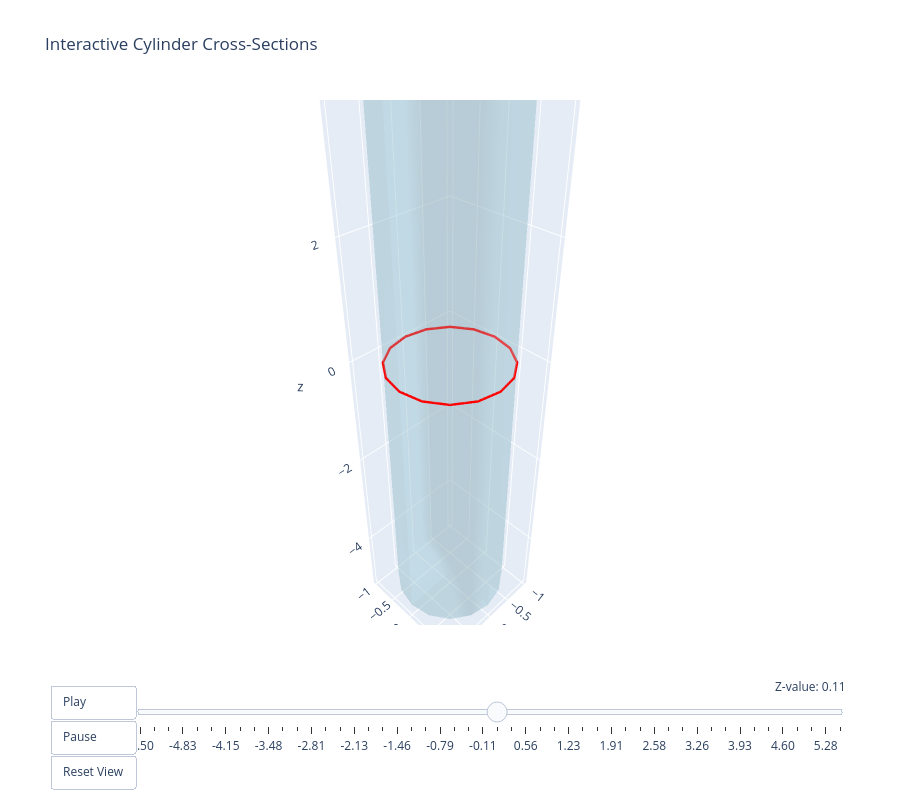

This figure's notebook cell:
### Markdown cell above
## Interactive Cross-Sections

### Code cell
mm.visualize_mesh_slice_interactive(
    title="Interactive Cylinder Cross-Sections",
    slice_color="red",
    mesh_color="lightblue",
    mesh_opacity=0.3
)

### Figure 1 — Plotly figure (JSON) as saved in the notebook; plotly's stock layout.template omitted (floating-point values rounded to 4 significant figures)
{"data": [{"color": "lightblue", "i": [1, 1, 2, 2, 4, 4, 5, 5, 6, 6, 7, 7, 8, 8, 9, 9, 10, 10, 11, 11, 12, 12, 13, 13, 14, 14, 15, 15, 16, 16, 17, 17, 18, 18, 19, 19, 20, 20, 21, 21, 22, 22, 23, 23, 24, 24, 25, 25, 26, 26, 27, 27, 28, 28, 29, 29, 30, 30, 31, 31, 32, 32, 33, 33], "j": [0, 4, 4, 5, 0, 6, 6, 7, 0, 8, 8, 9, 0, 10, 10, 11, 0, 12, 12, 13, 0, 14, 14, 15, 0, 16, 16, 17, 0, 18, 18, 19, 0, 20, 20, 21, 0, 22, 22, 23, 0, 24, 24, 25, 0, 26, 26, 27, 0, 28, 28, 29, 0, 30, 30, 31, 0, 32, 32, 33, 0, 1, 1, 2], "k": [4, 2, 5, 3, 6, 5, 7, 3, 8, 7, 9, 3, 10, 9, 11, 3, 12, 11, 13, 3, 14, 13, 15, 3, 16, 15, 17, 3, 18, 17, 19, 3, 20, 19, 21, 3, 22, 21, 23, 3, 24, 23, 25, 3, 26, 25, 27, 3, 28, 27, 29, 3, 30, 29, 31, 3, 32, 31, 33, 3, 1, 33, 2, 3], "name": "Mesh", "opacity": 0.3, "type": "mesh3d", "x": [0.0, 1.0, 1.0, 0.0, 0.9239, 0.9239, 0.7071, 0.7071, 0.3827, 0.3827, 6.123e-17, 6.123e-17, -0.3827, -0.3827, -0.7071, -0.7071, -0.9239, -0.9239, -1.0, -1.0, -0.9239, -0.9239, -0.7071, -0.7071, -0.3827, -0.3827, -1.837e-16, -1.837e-16, 0.3827, 0.3827, 0.7071, 0.7071, 0.9239, 0.9239], "y": [0.0, 0.0, 0.0, 0.0, 0.3827, 0.3827, 0.7071, 0.7071, 0.9239, 0.9239, 1.0, 1.0, 0.9239, 0.9239, 0.7071, 0.7071, 0.3827, 0.3827, 1.225e-16, 1.225e-16, -0.3827, -0.3827, -0.7071, -0.7071, -0.9239, -0.9239, -1.0, -1.0, -0.9239, -0.9239, -0.7071, -0.7071, -0.3827, -0.3827], "z": [-5.0, -5.0, 5.0, 5.0, -5.0, 5.0, -5.0, 5.0, -5.0, 5.0, -5.0, 5.0, -5.0, 5.0, -5.0, 5.0, -5.0, 5.0, -5.0, 5.0, -5.0, 5.0, -5.0, 5.0, -5.0, 5.0, -5.0, 5.0, -5.0, 5.0, -5.0, 5.0, -5.0, 5.0]}, {"line": {"color": "red", "width": 5}, "mode": "lines", "name": "Slice at z=0.00", "type": "scatter3d", "x": [-1.837e-16, -0.1913, -0.3827, -0.5449, -0.7071, -0.8155, -0.9239, -0.9619, -1, -0.9619, -0.9239, -0.8155, -0.7071, -0.5449, -0.3827, -0.1913, 6.123e-17, 0.1913, 0.3827, 0.5449, 0.7071, 0.8155, 0.9239, 0.9619, 1, 0.9619, 0.9239, 0.8155, 0.7071, 0.5449, 0.3827, 0.1913, -1.837e-16, null], "y": [-1, -0.9619, -0.9239, -0.8155, -0.7071, -0.5449, -0.3827, -0.1913, 1.225e-16, 0.1913, 0.3827, 0.5449, 0.7071, 0.8155, 0.9239, 0.9619, 1, 0.9619, 0.9239, 0.8155, 0.7071, 0.5449, 0.3827, 0.1913, 0, -0.1913, -0.3827, -0.5449, -0.7071, -0.8155, -0.9239, -0.9619, -1, null], "z": [0, 0, 0, 0, 0, 0, 0, 0, 0, 0, 0, 0, 0, 0, 0, 0, 0, 0, 0, 0, 0, 0, 0, 0, 0, 0, 0, 0, 0, 0, 0, 0, 0, null]}], "layout": {"height": 800, "margin": {"b": 100, "l": 50, "r": 50, "t": 100}, "scene": {"aspectmode": "data", "camera": {"eye": {"x": 1.5, "y": 1.5, "z": 1.5}}}, "sliders": [{"active": 25, "currentvalue": {"prefix": "Z-value: ", "visible": true, "xanchor": "right"}, "len": 0.9, "pad": {"b": 10, "t": 50}, "steps": [{"args": [["frame_0"], {"frame": {"duration": 0, "redraw": true}, "mode": "immediate"}], "label": "-5.50", "method": "animate"}, {"args": [["frame_1"], {"frame": {"duration": 0, "redraw": true}, "mode": "immediate"}], "label": "-5.28", "method": "animate"}, {"args": [["frame_2"], {"frame": {"duration": 0, "redraw": true}, "mode": "immediate"}], "label": "-5.05", "method": "animate"}, {"args": [["frame_3"], {"frame": {"duration": 0, "redraw": true}, "mode": "immediate"}], "label": "-4.83", "method": "animate"}, {"args": [["frame_4"], {"frame": {"duration": 0, "redraw": true}, "mode": "immediate"}], "label": "-4.60", "method": "animate"}, {"args": [["frame_5"], {"frame": {"duration": 0, "redraw": true}, "mode": "immediate"}], "label": "-4.38", "method": "animate"}, {"args": [["frame_6"], {"frame": {"duration": 0, "redraw": true}, "mode": "immediate"}], "label": "-4.15", "method": "animate"}, {"args": [["frame_7"], {"frame": {"duration": 0, "redraw": true}, "mode": "immediate"}], "label": "-3.93", "method": "animate"}, {"args": [["frame_8"], {"frame": {"duration": 0, "redraw": true}, "mode": "immediate"}], "label": "-3.70", "method": "animate"}, {"args": [["frame_9"], {"frame": {"duration": 0, "redraw": true}, "mode": "immediate"}], "label": "-3.48", "method": "animate"}, {"args": [["frame_10"], {"frame": {"duration": 0, "redraw": true}, "mode": "immediate"}], "label": "-3.26", "method": "animate"}, {"args": [["frame_11"], {"frame": {"duration": 0, "redraw": true}, "mode": "immediate"}], "label": "-3.03", "method": "animate"}, {"args": [["frame_12"], {"frame": {"duration": 0, "redraw": true}, "mode": "immediate"}], "label": "-2.81", "method": "animate"}, {"args": [["frame_13"], {"frame": {"duration": 0, "redraw": true}, "mode": "immediate"}], "label": "-2.58", "method": "animate"}, {"args": [["frame_14"], {"frame": {"duration": 0, "redraw": true}, "mode": "immediate"}], "label": "-2.36", "method": "animate"}, {"args": [["frame_15"], {"frame": {"duration": 0, "redraw": true}, "mode": "immediate"}], "label": "-2.13", "method": "animate"}, {"args": [["frame_16"], {"frame": {"duration": 0, "redraw": true}, "mode": "immediate"}], "label": "-1.91", "method": "animate"}, {"args": [["frame_17"], {"frame": {"duration": 0, "redraw": true}, "mode": "immediate"}], "label": "-1.68", "method": "animate"}, {"args": [["frame_18"], {"frame": {"duration": 0, "redraw": true}, "mode": "immediate"}], "label": "-1.46", "method": "animate"}, {"args": [["frame_19"], {"frame": {"duration": 0, "redraw": true}, "mode": "immediate"}], "label": "-1.23", "method": "animate"}, {"args": [["frame_20"], {"frame": {"duration": 0, "redraw": true}, "mode": "immediate"}], "label": "-1.01", "method": "animate"}, {"args": [["frame_21"], {"frame": {"duration": 0, "redraw": true}, "mode": "immediate"}], "label": "-0.79", "method": "animate"}, {"args": [["frame_22"], {"frame": {"duration": 0, "redraw": true}, "mode": "immediate"}], "label": "-0.56", "method": "animate"}, {"args": [["frame_23"], {"frame": {"duration": 0, "redraw": true}, "mode": "immediate"}], "label": "-0.34", "method": "animate"}, {"args": [["frame_24"], {"frame": {"duration": 0, "redraw": true}, "mode": "immediate"}], "label": "-0.11", "method": "animate"}, {"args": [["frame_25"], {"frame": {"duration": 0, "redraw": true}, "mode": "immediate"}], "label": "0.11", "method": "animate"}, {"args": [["frame_26"], {"frame": {"duration": 0, "redraw": true}, "mode": "immediate"}], "label": "0.34", "method": "animate"}, {"args": [["frame_27"], {"frame": {"duration": 0, "redraw": true}, "mode": "immediate"}], "label": "0.56", "method": "animate"}, {"args": [["frame_28"], {"frame": {"duration": 0, "redraw": true}, "mode": "immediate"}], "label": "0.79", "method": "animate"}, {"args": [["frame_29"], {"frame": {"duration": 0, "redraw": true}, "mode": "immediate"}], "label": "1.01", "method": "animate"}, {"args": [["frame_30"], {"frame": {"duration": 0, "redraw": true}, "mode": "immediate"}], "label": "1.23", "method": "animate"}, {"args": [["frame_31"], {"frame": {"duration": 0, "redraw": true}, "mode": "immediate"}], "label": "1.46", "method": "animate"}, {"args": [["frame_32"], {"frame": {"duration": 0, "redraw": true}, "mode": "immediate"}], "label": "1.68", "method": "animate"}, {"args": [["frame_33"], {"frame": {"duration": 0, "redraw": true}, "mode": "immediate"}], "label": "1.91", "method": "animate"}, {"args": [["frame_34"], {"frame": {"duration": 0, "redraw": true}, "mode": "immediate"}], "label": "2.13", "method": "animate"}, {"args": [["frame_35"], {"frame": {"duration": 0, "redraw": true}, "mode": "immediate"}], "label": "2.36", "method": "animate"}, {"args": [["frame_36"], {"frame": {"duration": 0, "redraw": true}, "mode": "immediate"}], "label": "2.58", "method": "animate"}, {"args": [["frame_37"], {"frame": {"duration": 0, "redraw": true}, "mode": "immediate"}], "label": "2.81", "method": "animate"}, {"args": [["frame_38"], {"frame": {"duration": 0, "redraw": true}, "mode": "immediate"}], "label": "3.03", "method": "animate"}, {"args": [["frame_39"], {"frame": {"duration": 0, "redraw": true}, "mode": "immediate"}], "label": "3.26", "method": "animate"}, {"args": [["frame_40"], {"frame": {"duration": 0, "redraw": true}, "mode": "immediate"}], "label": "3.48", "method": "animate"}, {"args": [["frame_41"], {"frame": {"duration": 0, "redraw": true}, "mode": "immediate"}], "label": "3.70", "method": "animate"}, {"args": [["frame_42"], {"frame": {"duration": 0, "redraw": true}, "mode": "immediate"}], "label": "3.93", "method": "animate"}, {"args": [["frame_43"], {"frame": {"duration": 0, "redraw": true}, "mode": "immediate"}], "label": "4.15", "method": "animate"}, {"args": [["frame_44"], {"frame": {"duration": 0, "redraw": true}, "mode": "immediate"}], "label": "4.38", "method": "animate"}, {"args": [["frame_45"], {"frame": {"duration": 0, "redraw": true}, "mode": "immediate"}], "label": "4.60", "method": "animate"}, {"args": [["frame_46"], {"frame": {"duration": 0, "redraw": true}, "mode": "immediate"}], "label": "4.83", "method": "animate"}, {"args": [["frame_47"], {"frame": {"duration": 0, "redraw": true}, "mode": "immediate"}], "label": "5.05", "method": "animate"}, {"args": [["frame_48"], {"frame": {"duration": 0, "redraw": true}, "mode": "immediate"}], "label": "5.28", "method": "animate"}, {"args": [["frame_49"], {"frame": {"duration": 0, "redraw": true}, "mode": "immediate"}], "label": "5.50", "method": "animate"}], "x": 0.1, "y": 0}], "title": {"text": "Interactive Cylinder Cross-Sections"}, "updatemenus": [{"buttons": [{"args": [null, {"frame": {"duration": 200, "redraw": true}, "fromcurrent": true}], "label": "Play", "method": "animate"}, {"args": [[null], {"frame": {"duration": 0, "redraw": false}, "mode": "immediate"}], "label": "Pause", "method": "animate"}, {"args": [{"scene.camera.eye": {"x": 1.5, "y": 1.5, "z": 1.5}}], "label": "Reset View", "method": "relayout"}], "pad": {"r": 10, "t": 60}, "showactive": false, "type": "buttons", "x": 0, "xanchor": "left", "y": 0, "yanchor": "top"}]}}
